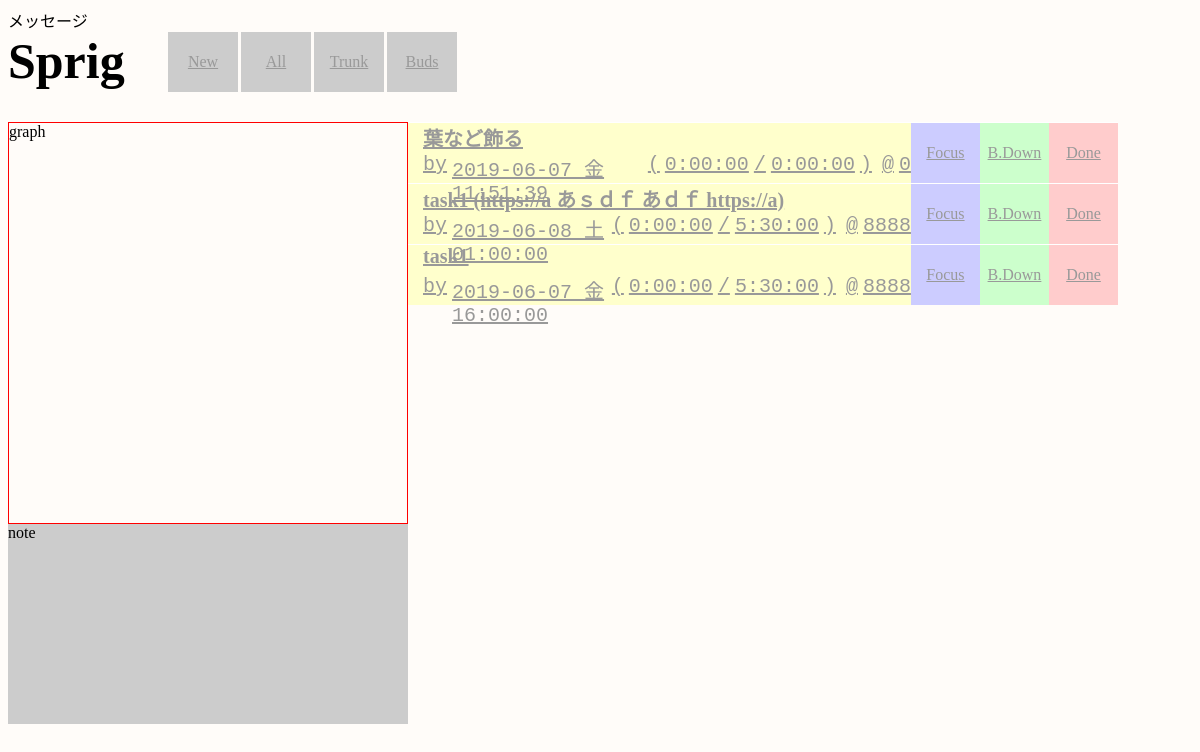
/show_trunk, run on the app's committed database.
### todo/models.py (models this page shows, shortened)
class Task(models.Model):
    class Meta:
        db_table = 'tasks'
    created_at = models.DateTimeField(auto_now_add=True)
    updated_at = models.DateTimeField(auto_now=True)
    title = models.CharField(verbose_name='タスク名', max_length=255)
    start = models.DateTimeField(verbose_name='着手日時', null=True, default=datetime.datetime.now())
    expected_time = models.DurationField(verbose_name='予想時間', default=datetime.timedelta(hours=1))  # todo デフォルト値
    actual_time = models.DurationField(verbose_name='実績時間', default=datetime.timedelta())  # todo デフォルト値
    deadline = models.DateTimeField(verbose_name='納期', default=datetime.datetime.now() + datetime.timedelta(hours=1))  # todo デフォルト値
    client = models.IntegerField(verbose_name='依頼者', default=0)  # todo デフォルトは自分
    is_done = models.BooleanField(verbose_name='完了', default=False)
    note = models.TextField(verbose_name='備考', null=True)
    initial_step = models.ForeignKey(Step,
                                     related_name='out_tasks',
                                     verbose_name='始点',
                                     default=None,  # todo 唯一の最始点を設定する？
                                     on_delete=models.PROTECT)
    terminal_step = models.ForeignKey(Step,
                                      related_name='in_tasks',
                                      verbose_name='終点',
                                      default=None,   # todo デフォルトは最終点
                                      on_delete=models.PROTECT)

### todo/views.py (the view, shortened to what this page needs)
class ShowTaskTrunk(View):
    def get(self, req, *args, **kwargs):
        tasks = Task.objects.filter(is_done=False).all()
        initial_steps = [task.initial_step for task in tasks]
        trunk = [_ for _ in tasks if _.terminal_step not in initial_steps]
        context = {
            'taskss': {
                'tasks': trunk
            }
        }
        return render(req, 'todo/index.html', context)

### todo/templates/todo/index.html (shortened to what this page needs)
{% load static %}
<!DOCTYPE html>
<html>
    <head>
            <link rel="stylesheet" href="https://unpkg.com/karma-css@latest/dist/karma.min.css">
            <link rel="stylesheet"
            href="{% static 'css/todo.css' %}" >
    </head>
    <body>
        <div>メッセージ</div>
        <div class="container">
            <div class="header flex">
                <div id="title">Sprig</div>
                <div class="controller flex">
                    <a href="{% url 'register' %}">
                        <div class="menu" id="new">New</div>
                    </a>
                    <a href="{% url 'index' %}">
                        <div class="menu" id="all">All</div>
                    </a>
                    <a href="{% url 'show_trunk' %}">
                        <div class="menu" id="trunk">Trunk</div>
                    </a>
                    <a href="{% url 'show_buds' %}">
                        <div class="menu" id="buds">Buds</div>
                    </a>
                </div>
            </div>
            <div class="main flex">
                <div class="fix">
                    <div id="graph">graph</div>
                    <div id="note">note</div>
                </div>
                <div id="tasks">
                    {% for relationship, tasks in taskss.items %}
                    {% for task in tasks %}
                    <div class="task flex {{ relationship }} {% if not task.is_done %}undone{% else %}done{% endif %}">
                        <a href="#" class="description" onfocus="on_focus(this)" onblur="on_blur(this)">
                                <div class="title mg">{{ task.title }}</div>
                                <div class="attr flex">
                                    <span class="mg">by</span>
                                    <div class="number">{{ task.deadline|date:"Y-m-d D H:i:s" }}</div>
                                    <span class="mg">(</span>
                                    <div class="number">{{ task.actual_time }}</div>
                                    <span class="mg">/</span>
                                    <div class="number">{{ task.expected_time }}</div>
                                    <span class="mg">)</span>
                                    <span class="mg">@</span>
                                    <div>{{ task.client }}</div>
                                </div>
                        </a>
                        <a href="{% url 'show_around_1' task.id %}">
                            <div class="menu focus">Focus</div>
                        </a>
                        {% if not task.is_done %}
                        <a href="{% url 'breakdown' task.id %}">
                            <div class="menu breakdown">B.Down</div>
                        </a>
                        {% else %}
                        <a>
                            <div class="menu breakdown">B.Down</div>
                        </a>
                        {% endif %}
                        {% if not task.is_done %}
                        <a href="{% url 'done' task.id %}">
                            <div class="menu done done_undone">Done</div>
                        </a>
                        {% else %}
                        <a href="{% url 'undone' task.id %}">
                            <div class="menu undone done_undone">Undone</div>
                        </a>
                        {% endif %}
                    </div>
                    {% endfor %}
                    {% endfor %}
                </div>
            </div>
        </div>
    </body>
</html>

### todo/static/css/todo.css (style rules this page uses)
body { background: #fffcf9; }
.header { height: 60px; margin-bottom: 30px; }
.header .menu { background: #cccccc; border-right: 3px solid #fffcf9; }
#title { width: 160px; font-size: 50px; color: #000000; font-weight: 800; font-family: Impact; vertical-align: middle; }
.controller { width: 950px; text-align: right; }
.fix { width: 400px; height: 600px; }
#graph { height: 400px; border: 1px solid red; }
#note { height: 200px; background: #cccccc; overflow: auto; }
#tasks { width: 710px; height: 600px; overflow: auto; }
.task { border-top: 1px solid white; height: 60px; }
.task .description { width: 500px; padding-left: 10px; }
.task .description .title { height: 30px; font-size: 20px; font-weight: 600; }
.task .description .attr { height: 30px; font-family: 'Monotype Corsiva', 'Courier New'; font-size: 20px; }
.menu { width: 70px; height: 60px; display: table-cell; text-align: center; vertical-align: middle; }
.done { background: #cccccc; }
.undone { background: #ffffcc; }
.focus { background: #ccccff; }
.undone .breakdown { background: #ccffcc; }
.undone .done { background: #ffcccc; }
.flex { display: -webkit-flex; display: -moz-flex; display: -ms-flex; display: -o-flex; display: flex; }
.mg { margin-left: 5px; margin-right: 5px; }
a { color: #999999; }

### data on the page
Task: title "葉など飾る", deadline "2019-06-07 金 11:51:39", actual_time "0:00:00", expected_time "0:00:00", client "0", is_done "B.Down"
Task: title "task1 (https://a あｓｄｆ あｄｆ https://a)", deadline "2019-06-08 土 01:00:00", actual_time "0:00:00", expected_time "5:30:00", client "8888", is_done "B.Down"
Task: title "task1", deadline "2019-06-07 金 16:00:00", actual_time "0:00:00", expected_time "5:30:00", client "8888", is_done "B.Down"
